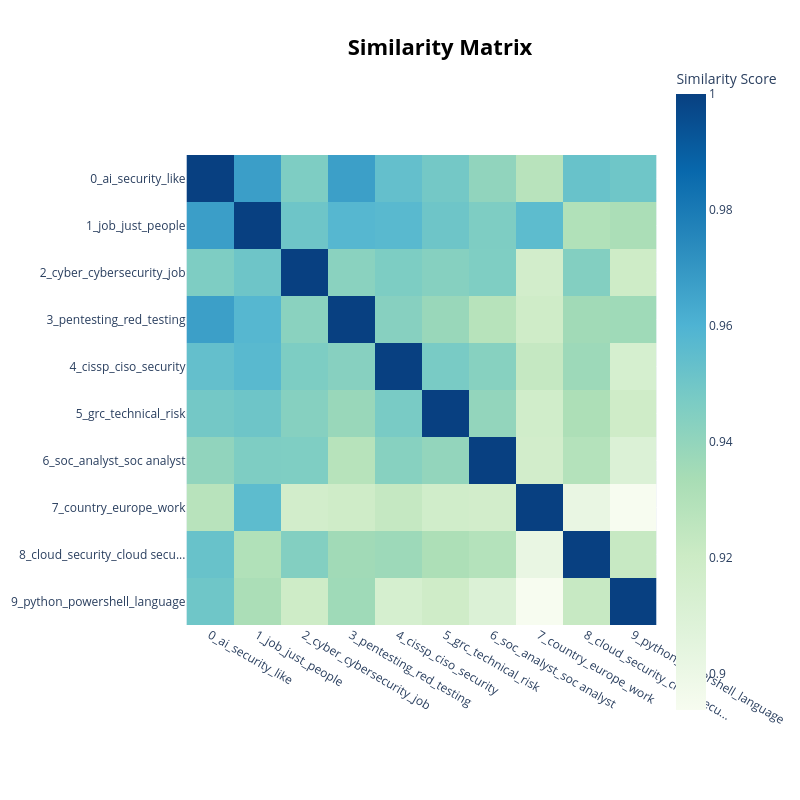

Notebook cell for this chart:
### Code cell
topic_model.visualize_heatmap()

### Figure 1 — Plotly figure (JSON) as saved in the notebook; plotly's stock layout.template omitted (floating-point values rounded to 4 significant figures)
{"data": [{"coloraxis": "coloraxis", "hovertemplate": "x: %{x}<br>y: %{y}<br>Similarity Score: %{z}<extra></extra>", "name": "0", "type": "heatmap", "x": ["0_ai_security_like", "1_job_just_people", "2_cyber_cybersecurity_job", "3_pentesting_red_testing", "4_cissp_ciso_security", "5_grc_technical_risk", "6_soc_analyst_soc analyst", "7_country_europe_work", "8_cloud_security_cloud secu...", "9_python_powershell_language"], "xaxis": "x", "y": ["0_ai_security_like", "1_job_just_people", "2_cyber_cybersecurity_job", "3_pentesting_red_testing", "4_cissp_ciso_security", "5_grc_technical_risk", "6_soc_analyst_soc analyst", "7_country_europe_work", "8_cloud_security_cloud secu...", "9_python_powershell_language"], "yaxis": "y", "z": [[1.0, 0.9673, 0.9461, 0.967, 0.9536, 0.9489, 0.9402, 0.9275, 0.9524, 0.9503], [0.9673, 1.0, 0.9508, 0.9578, 0.9569, 0.9507, 0.9459, 0.9556, 0.9302, 0.9323], [0.9461, 0.9508, 1.0, 0.9425, 0.9461, 0.9437, 0.9457, 0.9165, 0.9445, 0.9191], [0.967, 0.9578, 0.9425, 1.0, 0.9434, 0.938, 0.9282, 0.9184, 0.9358, 0.9362], [0.9536, 0.9569, 0.9461, 0.9434, 1.0, 0.9473, 0.9433, 0.9227, 0.9367, 0.9143], [0.9489, 0.9507, 0.9437, 0.938, 0.9473, 1.0, 0.9399, 0.9174, 0.9317, 0.9184], [0.9402, 0.9459, 0.9457, 0.9282, 0.9433, 0.9399, 1.0, 0.9165, 0.929, 0.91], [0.9275, 0.9556, 0.9165, 0.9184, 0.9227, 0.9174, 0.9165, 1.0, 0.902, 0.8937], [0.9524, 0.9302, 0.9445, 0.9358, 0.9367, 0.9317, 0.929, 0.902, 1.0, 0.9221], [0.9503, 0.9323, 0.9191, 0.9362, 0.9143, 0.9184, 0.91, 0.8937, 0.9221, 1.0]]}], "layout": {"coloraxis": {"colorbar": {"title": {"text": "Similarity Score"}}, "colorscale": [[0, "rgb(247,252,240)"], [0.125, "rgb(224,243,219)"], [0.25, "rgb(204,235,197)"], [0.375, "rgb(168,221,181)"], [0.5, "rgb(123,204,196)"], [0.625, "rgb(78,179,211)"], [0.75, "rgb(43,140,190)"], [0.875, "rgb(8,104,172)"], [1, "rgb(8,64,129)"]]}, "height": 800, "hoverlabel": {"bgcolor": "white", "font": {"family": "Rockwell", "size": 16}}, "legend": {"title": {"text": "Trend"}}, "margin": {"t": 60}, "showlegend": true, "title": {"font": {"color": "Black", "size": 22}, "text": "<b>Similarity Matrix</b>", "x": 0.55, "xanchor": "center", "y": 0.95, "yanchor": "top"}, "width": 800, "xaxis": {"anchor": "y", "constrain": "domain", "domain": [0, 1], "scaleanchor": "y"}, "yaxis": {"anchor": "x", "autorange": "reversed", "constrain": "domain", "domain": [0, 1]}}}
